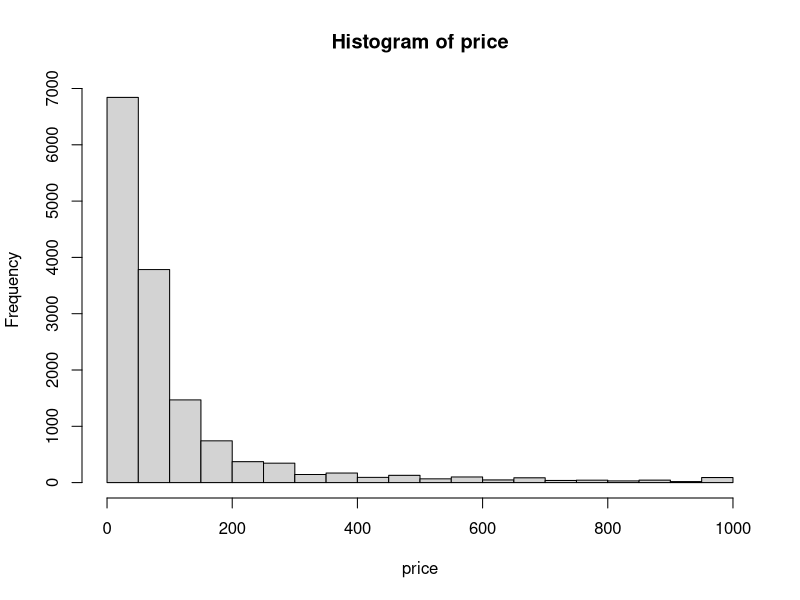

Recreate this plot in R.
datos = read.csv('datos_coto2016.csv'); attach(datos)
summary(datos)
hist(price)
datos[which.max(price),]

categorias = unique(categories)     
secos = grep('Secos', categorias, value=TRUE)

prod_secos = datos[categories %in% secos,]

# TODO: IMPLEMENTAR SIN BUCLE FOR
# rango_secos = sapply(categorias, function(cat) range(prod_secos[prod_secos$categories == cat,]$price))
# prod_secos[prod_secos$categories == 'Alimentos Secos,Galletitas',]$price

rango_secos = matrix(NA, length(secos), 2)

for (i in 1:length(secos)) {
  seco = secos[i]
  rango_secos[i,] = range(prod_secos[prod_secos$categories == seco,]$price)
}

rownames(rango_secos) = secos

precio_carrito = function(nombres, cantidad, datos) {
  precio = 0
  for (i in 1:length(nombres)) {
    precio = precio + cuanto_cuesta(nombres[i], datos)*cantidad[i]
  }
  return(precio)
}

cuanto_cuesta = function(nombre, datos) {
  return(datos$price[datos$name == nombre])
}

elige_productos = function(n, datos) {
  return(sample(name, n, TRUE))
}

compra_n = function(n, datos) {
  return(precio_carrito(elige_productos(n, datos), rep(1, n), datos))
}

# Formato vectorial

precio_carritov = function(nombres, cantidad, datos) {
  return(cuanto_cuestanv(nombres, datos) %*% cantidad)
}

cuanto_cuestanv = function(nombres, datos) {
  return(datos$price[datos$name %in% nombres])
}

compra_nv = function(n, datos) {
  return(precio_carritov(elige_productos(n, datos), rep(1, n), datos))
}